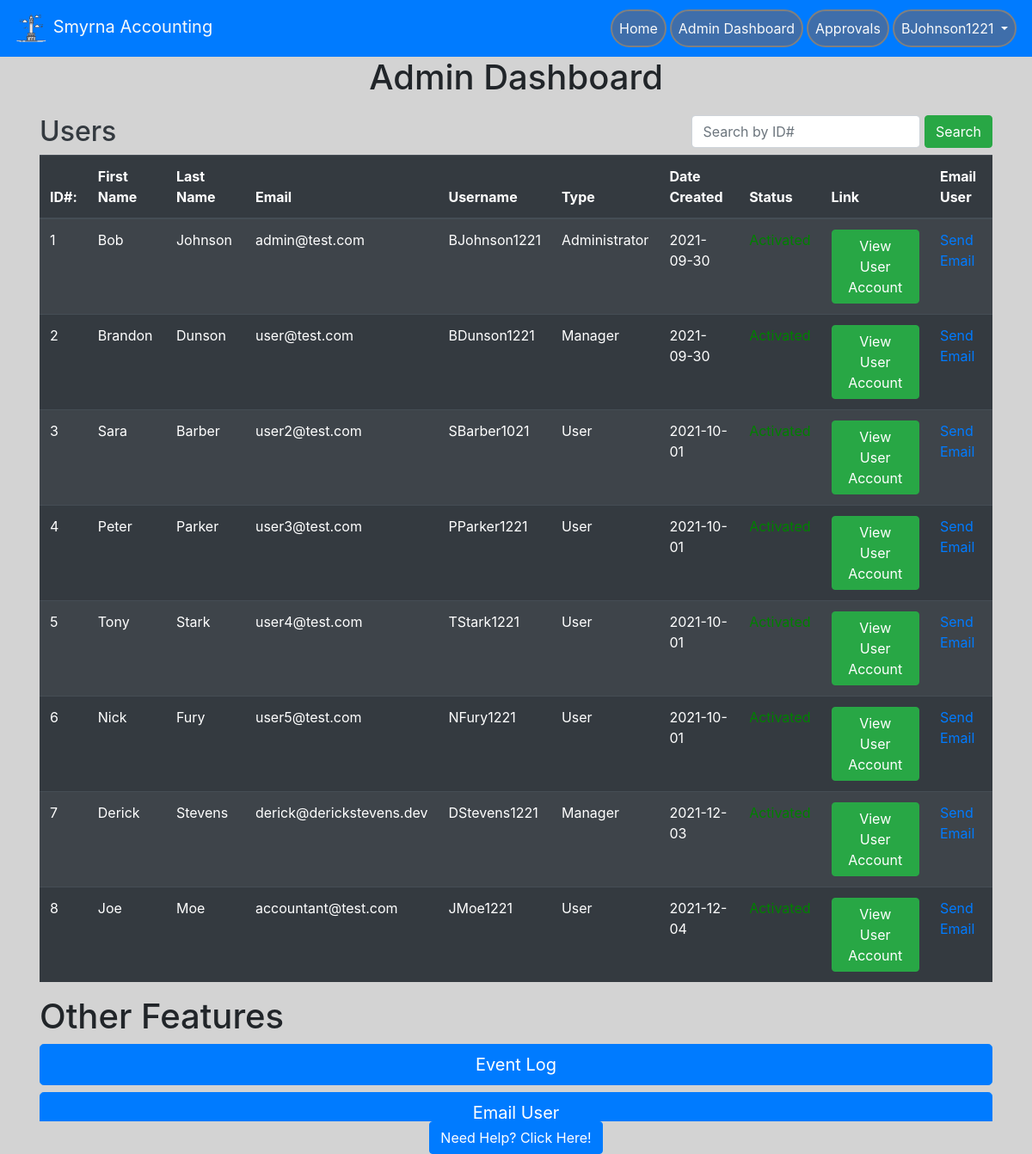
The app's page /adminPortal (signed in) with its own data.
### website/models.py (models this page shows, shortened)
class User(db.Model, UserMixin):
    id = db.Column(db.Integer, primary_key=True)  # unique identifier
    email = db.Column(db.String(150), unique=True)
    password = db.Column(db.String(150))
    oldPassword = db.Column(db.String(150))
    firstName = db.Column(db.String(150))
    lastName = db.Column(db.String(150))
    userName = db.Column(db.String(150))
    hasAdmin = db.Column(db.Boolean, default=False)
    hasMan = db.Column(db.Boolean, default=False)
    status = db.Column(db.Boolean, default=False)
    creationDate = db.Column(db.Date())
    expirationDate = db.Column(db.Date())
    suspensionDate = db.Column(db.Date())
    suspensionEnd = db.Column(db.Date())
    accounts = db.relationship("Account", backref="user_backref", lazy=True)

### website/auth.py (the view)
@auth.route('/adminPortal', methods=['GET', 'POST'])
@login_required
def adminPort():
    if request.method == 'POST':
        global SEARCHID
        SEARCHID = request.form.get('searchBar')
        if not SEARCHID:
            user_account_number = request.form.get("get_user")
            return redirect(url_for('auth.accountOverview', id=int(user_account_number)))
        if SEARCHID == None or len(SEARCHID) < 1:
            flash(no_blank, category='error')
            error = Error(error_desc=no_blank)
            db.session.add(error)
            error.errorcreate(no_blank, commit=True)
            return redirect(url_for('auth.adminPort'))
        else:
            return redirect(url_for('auth.accountOverview', id=SEARCHID))
    else:
        if current_user.hasAdmin or current_user.hasMan:
            return render_template('adminPortal.html',
                                   user=current_user, query=User.query.all(), lpc=lpc())
        else:
            flash(no_access, category='error')
            error = Error(error_desc=no_access)
            db.session.add(error)
            error.errorcreate(no_access, commit=True)
            return redirect(url_for('views.home'))

### website/__init__.py (called while the page is built)
def create_app():
    app = Flask(__name__)
    app.config['SECRET_KEY'] = 'this is the secret key'
    app.config['SQLALCHEMY_DATABASE_URI'] = f'sqlite:///{DB_NAME}'
    db.init_app(app)
    app.config['MAIL_SERVER'] = 'smtp.gmail.com'
    app.config['MAIL_PORT'] = 465
    app.config['MAIL_USE_SSL'] = True
    app.config['MAIL_USERNAME'] = 'brandondunson15@gmail.com'
    app.config['MAIL_PASSWORD'] = 'Panopticon0987!@'
    mail.init_app(app)
    from .views import views
    from .auth import auth
    app.register_blueprint(views, url_prefix='/')
    app.register_blueprint(auth, url_prefix='/')
    from .models import User
    create_database(app)
    login_manager = LoginManager()
    login_manager.login_view = 'auth.login'
    login_manager.init_app(app)
    @login_manager.user_loader
    def load_user(id):
        return User.query.get(int(id))
    return app

### website/auth.py (called while the page is built)
def lpc():
    ledger_pending_count = db.session.query(Ledger).filter(Ledger.isApproved == 'Pending').all()
    lpc = len(ledger_pending_count)
    return lpc

### website/templates/adminPortal.html (shortened to what this page needs)
{% extends "base.html" %} {% block title %} Admin Portal {% endblock %} {%block
content%}
<h1 class="text-center">Admin Dashboard</h1>
</div>
<div class="container px-3 py-1 pb-4">
    <form class="form-inline" method="POST">
      <h2 class="text-dark pt-2">Users</h2>
        <div class="ml-auto">
          <input type="search" name="searchBar" class="form-control pr-1" placeholder="Search by ID#"
            list = "userData" />
            <button class="btn btn-success" type="submit">Search</button>
        </div>
    </form>
  <div>
    <table class="table table-striped table-dark">
      <thead style="position: sticky;">
        <tr>
          <th>ID#:</th>
          <th>First Name</th>
          <th>Last Name</th>
          <th>Email</th>
          <th>Username</th>
          <th>Type</th>
          <th>Date Created</th>
          <th>Status</th>
          <th>Link</th>
          <th>Email User</th>
        </tr>
      </thead>
      <tbody style="overflow-y: scroll;">
        {% for user in query %}
        <tr>
          <td>{{user.id}}</td>
          <td>{{user.firstName}}</td>
          <td>{{user.lastName}}</td>
          <td>{{user.email}}</td>
          <td>{{user.userName}}</td>
          {% if user.hasAdmin%}
          <td>Administrator</td>
          {% elif user.hasMan %}
          <td>Manager</td>
          {% else %}
          <td>User</td>
          {% endif %}
          <td>{{user.creationDate}}</td>
          {% if user.status %}
          <td style="color: green">Activated</td>
          {% else %}
          <td style="color: red">Deactivated</td>
          {% endif %}
            <td>
                <form method="POST" >
                    <button type="submit" name = "get_user" class="btn btn-success" value="{{ user.id }}">
                      View User Account
                    </button>
                </form>
            </td>
            <td><a href="/email_user" class="link-primary">Send Email</a></td>
        </tr>
        {% endfor %}
      </tbody>
    </table>
  </div>
<h1>Other Features</h1>
    <a class="btn btn-primary btn-lg btn-block" href="/event_log" role="button">Event Log</a>
    <a class="btn btn-primary btn-lg btn-block" href="/email_user" role="button">Email User</a>
</div>
{% endblock %}

### website/templates/base.html (shortened to what this page needs)
<!DOCTYPE html>
<html>
<head>
    <meat name="viewport" content="width=device-width, initial-scale=1" />
    <link rel="stylesheet" href="https://stackpath.bootstrapcdn.com/bootstrap/4.4.1/css/bootstrap.min.css"
 />
    <link rel="stylesheet" href="https://stackpath.bootstrapcdn.com/font-awesome/4.7.0/css/font-awesome.min.css"
 />
</head>
<body style="background-color: lightgrey">
    <nav class="navbar navbar-expand-lg navbar-dark bg-primary sticky-top">
        <a class = "navbar-brand text-light" href='/'>
            <img src="/static/logo.png" width="40" height="40" atl="">
            Smyrna Accounting
        </a>
        <div class = "collapse navbar-collapse" id="navbar">
            <ul class = "navbar-nav ml-auto">
                {% if user.is_authenticated %}
                {% if user.hasAdmin %}
                <li class = "nav-item">
                    <a class = "nav-link text-light text-center" id = "homepage" href="/home">Home</a>
                 </li>
                <li class = "nav-item">
                    <a class = "nav-link text-light text-center" id = "adminPort" href="/adminPortal">Admin Dashboard</a>
                </li>
                 <li class = "nav-item">
                    <a class = "nav-link text-light text-center" id = "approvals" href="/approvals">Approvals</a>
                 </li>
                {% endif %}
                <li class="nav-item dropdown">
                    <a class = "nav-link dropdown-toggle text-light text-center" id = "" data-toggle = "dropdown" aria-haspopup="true" aria-expanded="false">
                        {{ user.userName }}
                    </a>
                </li>
                {% else %}
                <a class = "nav-item nav-link text-light" id = "login" href="/login">Login</a>
                {% endif %}
            </ul>
        </div>
    </nav>
    <div class= "container">
        {%block content%}
        {% endblock %}
</body>
<div class="footer" style="background-color: lightgray;">
    <a href="/help" class="btn btn-primary">Need Help? Click Here!</a>
</div>
</html>

### website/templates/base.html (style rules this page uses)
.footer { position: fixed; left: 0; bottom: 0; width: 100%; background-color: Blue; text-align: center; }
li.nav-item { border: 2px solid grey; margin: 2px; border-radius: 25px; background-color: rgb(63, 110, 170); }

### records on screen
User: userName "BJohnson1221", id "1", firstName "Bob", lastName "Johnson", email "admin@test.com", hasAdmin "Administrator", creationDate "2021-09-30"
User: id "2", firstName "Brandon", lastName "Dunson", email "user@test.com", userName "BDunson1221", hasAdmin "Manager", creationDate "2021-09-30"
User: id "3", firstName "Sara", lastName "Barber", email "user2@test.com", userName "SBarber1021", hasAdmin "User", creationDate "2021-10-01"
User: id "4", firstName "Peter", lastName "Parker", email "user3@test.com", userName "PParker1221", hasAdmin "User", creationDate "2021-10-01"
User: id "5", firstName "Tony", lastName "Stark", email "user4@test.com", userName "TStark1221", hasAdmin "User", creationDate "2021-10-01"
User: id "6", firstName "Nick", lastName "Fury", email "user5@test.com", userName "NFury1221", hasAdmin "User", creationDate "2021-10-01"
User: id "7", firstName "Derick", lastName "Stevens", email "derick@derickstevens.dev", userName "DStevens1221", hasAdmin "Manager", creationDate "2021-12-03"
User: id "8", firstName "Joe", lastName "Moe", email "accountant@test.com", userName "JMoe1221", hasAdmin "User", creationDate "2021-12-04"
